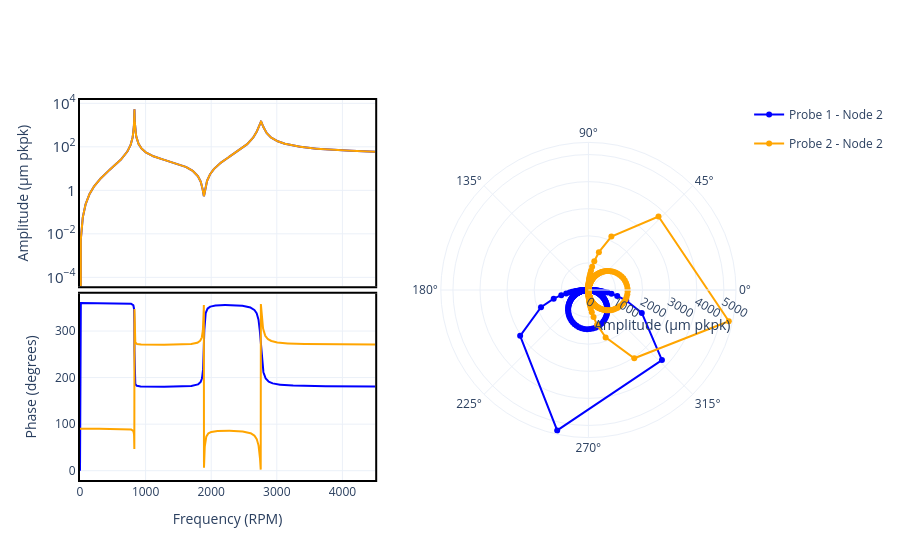

Notebook code cell kept with this figure:
### Code cell
probe1 = (2, 0)                  # response in x axis (0 degrees) at the left disk of rotor (node = 2)
probe2 = (2, Q_(90, "deg"))      # response in y axis (90 degrees) at the left disk of rotor (node = 2)
fig = results_case1.plot(probe=[probe1,probe2], probe_units="degrees",frequency_units="RPM", amplitude_units="µm pkpk", phase_units = "degrees")
# changing to log scale 
fig.update_layout(
        yaxis=dict(
            type='log',
        )
    )

### Figure 1 — Plotly figure (JSON) as saved in the notebook; plotly's stock layout.template omitted (floating-point values rounded to 4 significant figures; data arrays with more than 128 entries replaced by an {"elided": "..."} marker saying what was removed)
{"data": [{"hovertemplate": "Frequency (RPM): %{x:.2f}<br>Amplitude (µm pkpk): %{y:.2e}", "legendgroup": "Probe 1 - Node 2", "line": {"color": "blue"}, "mode": "lines", "name": "Probe 1 - Node 2", "showlegend": false, "type": "scatter", "x": {"elided": "2451 float values"}, "xaxis": "x", "y": {"elided": "2451 float values"}, "yaxis": "y"}, {"hovertemplate": "Frequency (RPM): %{x:.2f}<br>Amplitude (µm pkpk): %{y:.2e}", "legendgroup": "Probe 2 - Node 2", "line": {"color": "orange"}, "mode": "lines", "name": "Probe 2 - Node 2", "showlegend": false, "type": "scatter", "x": {"elided": "2451 float values"}, "xaxis": "x", "y": {"elided": "2451 float values"}, "yaxis": "y"}, {"hovertemplate": "Frequency (RPM): %{x:.2f}<br>Phase (degrees): %{y:.2e}", "legendgroup": "Probe 1 - Node 2", "line": {"color": "blue"}, "mode": "lines", "name": "Probe 1 - Node 2", "showlegend": false, "type": "scatter", "x": {"elided": "2451 float values"}, "xaxis": "x2", "y": {"elided": "2451 float values"}, "yaxis": "y2"}, {"hovertemplate": "Frequency (RPM): %{x:.2f}<br>Phase (degrees): %{y:.2e}", "legendgroup": "Probe 2 - Node 2", "line": {"color": "orange"}, "mode": "lines", "name": "Probe 2 - Node 2", "showlegend": false, "type": "scatter", "x": {"elided": "2451 float values"}, "xaxis": "x2", "y": {"elided": "2451 float values"}, "yaxis": "y2"}, {"customdata": {"elided": "2451 float values"}, "hovertemplate": "Amplitude (µm pkpk): %{r:.2e}<br>Phase: %{theta:.2f}<br>Frequency (RPM): %{customdata:.2f}", "legendgroup": "Probe 1 - Node 2", "line": {"color": "blue"}, "marker": {"color": "blue"}, "mode": "lines+markers", "name": "Probe 1 - Node 2", "r": {"elided": "2451 float values"}, "showlegend": true, "subplot": "polar", "theta": {"elided": "2451 float values"}, "thetaunit": "degrees", "type": "scatterpolar"}, {"customdata": {"elided": "2451 float values"}, "hovertemplate": "Amplitude (µm pkpk): %{r:.2e}<br>Phase: %{theta:.2f}<br>Frequency (RPM): %{customdata:.2f}", "legendgroup": "Probe 2 - Node 2", "line": {"color": "orange"}, "marker": {"color": "orange"}, "mode": "lines+markers", "name": "Probe 2 - Node 2", "r": {"elided": "2451 float values"}, "showlegend": true, "subplot": "polar", "theta": {"elided": "2451 float values"}, "thetaunit": "degrees", "type": "scatterpolar"}], "layout": {"autosize": true, "polar": {"angularaxis": {"thetaunit": "degrees", "type": "linear"}, "domain": {"x": [0.55, 1], "y": [0, 1]}, "radialaxis": {"autorange": true, "exponentformat": "power", "range": [0, 5540.0], "title": {"text": "Amplitude (µm pkpk)"}, "type": "linear"}}, "xaxis": {"anchor": "y", "domain": [0, 0.45], "matches": "x2", "showticklabels": false, "type": "linear"}, "xaxis2": {"anchor": "y2", "domain": [0, 0.45], "range": [0, 4500], "title": {"text": "Frequency (RPM)"}, "type": "linear"}, "yaxis": {"anchor": "x", "autorange": true, "domain": [0.51, 1], "exponentformat": "power", "range": [-4.408, 4.153], "title": {"text": "Amplitude (µm pkpk)"}, "type": "log"}, "yaxis2": {"anchor": "x2", "autorange": true, "domain": [0, 0.49], "range": [-20.0, 380.0], "title": {"text": "Phase (degrees)"}, "type": "linear"}}}
